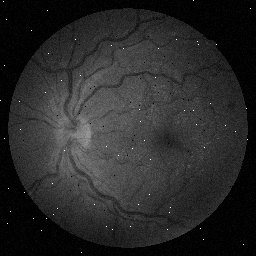
#> input picture HW3/Input_data/retina.jpg, 256 x 256 px
$ python HW3_Q3.py
#> lines starting #> are read from the running program, lines starting #| are printed output that depends on the picture
import cv2 as cv
import numpy as np
import matplotlib.pyplot as plt

# PART A
img = cv.imread('Input_data/retina.jpg', 0)
#> img is the input picture: shape (256, 256); min 0, max 255, mean 40.7
h, w = img.shape
#> h = 256; w = 256
img = cv.copyMakeBorder(img, 1, 1, 1, 1, cv.BORDER_REFLECT_101)
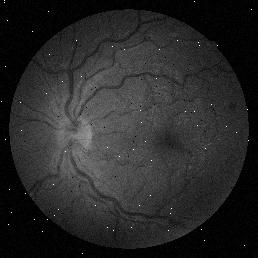
#> img: shape (258, 258); min 0, max 255, mean 40.1
median = cv.medianBlur(img, 3)
kernel = np.ones((3, 3), np.float32) / 9  # the required mask for averaging
average = cv.filter2D(img, -1, kernel).astype('uint8')

plt.figure()

plt.subplot(1, 2, 1)
plt.title('Median filter')
plt.imshow(median, cmap='gray')
plt.axis(False)

plt.subplot(1, 2, 2)
plt.title('Average filter')
plt.imshow(average, cmap='gray')
plt.axis(False)

plt.tight_layout()
plt.show()
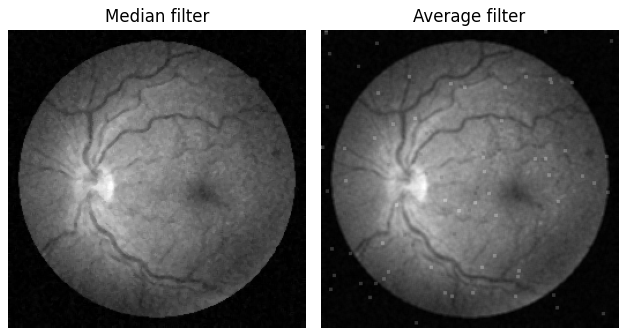
#> figure drawn by matplotlib, 2 panels


# PART B
def pltransform(image, gamma):
#> called with gamma = 0.667
    image = np.uint8(image)
    L = 255
    c = (L - 1) ** (1 - gamma)
    s = c * (image ** gamma)
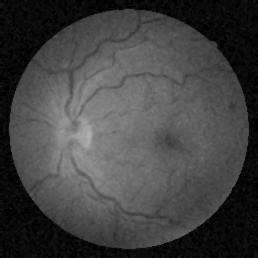
#> s: shape (258, 258) float64; min 0, max 177.2, mean 66
    s = np.uint8(s)
    return s


# PART C
median_t = pltransform(median, 2 / 3)
# cv.imshow('Median transform', median_t)
plt.imshow(median_t, cmap='gray', vmin=0, vmax=255)
plt.title('Gamma transformation with gamma=2/3 on median filtered image')
plt.axis(False)
plt.show()

# PART D
lapkernel = np.array([[-1, -1, -1], [-1, 8, -1], [-1, -1, -1]])
mask = cv.filter2D(median_t, -1, lapkernel)
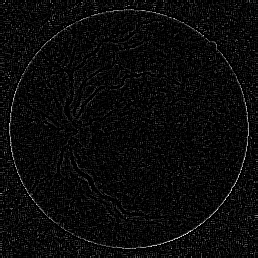
#> mask: shape (258, 258); min 0, max 255, mean 10.5
laptransform = pltransform(mask, 1 / 3)
#> call 2 of pltransform, with gamma = 0.333
#> in pltransform (call 2), `s = c * (image ** gamma)`:
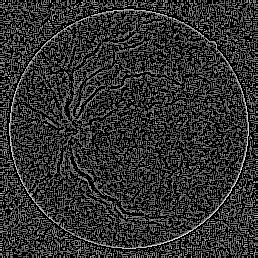
#> s: shape (258, 258) float64; min 0, max 254.3, mean 49.9
# cv.imshow('Laplace transform', laptransform)
plt.imshow(laptransform, cmap='gray', vmin=0, vmax=255)
plt.title('Gamma transformation with gamma=1/3 on laplacian filtered image')
plt.axis(False)
plt.show()

# PART E
sequence = np.arange(-2,2, 0.01)  # arithmetic progression
fourcc = cv.VideoWriter_fourcc(*'MPEG')
vid = cv.VideoWriter('Retinavid.avi', fourcc, 20.0, (w, h))
median_t = np.float32(median_t)
mask = np.float32(mask)

for i in range(len(sequence)):
    frame = median_t + (sequence[i] * mask)
    frame[np.where(frame < 0)] = 0
    frame[np.where(frame > 255)] = 0  # cutting out the parts that are out of the required intensity boundaries
    frame = np.uint8(frame)
    cv.imshow('Retina', frame)
    if cv.waitKey(10) & 0xff == ord('q'):
        break

    vid.write(frame)
    vid.release()
#> this loop made 1 pass; (key q is pressed on pass 1)
#> pass 1, `frame = median_t + (sequence[i] * mask)`:
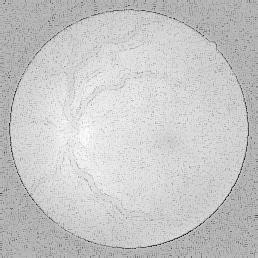
#> frame: shape (258, 258) float32; min -427, max 174, mean 44.5; drawn with min black and max white
#> pass 1, `frame = np.uint8(frame)`:
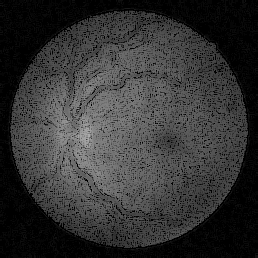
#> frame: shape (258, 258); min 0, max 174, mean 52
cv.destroyAllWindows()

$ run again, with HW3/Input_data/MRI.png saved as HW3/Input_data/retina.jpg
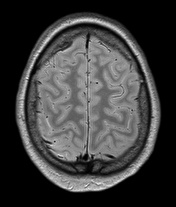
#> input picture HW3/Input_data/MRI.png, 176 x 207 px
#> img is the input picture: shape (207, 176); min 0, max 255, mean 60.8
#> img: shape (209, 178)
#> in pltransform (call 2), `s = c * (image ** gamma)`:
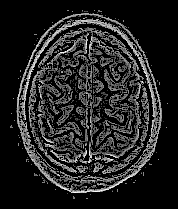
#> s: shape (209, 178) float64; min 0, max 254.3, mean 36
#> the loop `for i in range(len(sequence)):` made 1 pass; (key q is pressed on pass 1)
#> pass 1, `frame = np.uint8(frame)`:
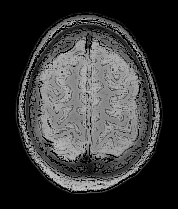
#> frame: shape (209, 178); min 0, max 201, mean 58.2
